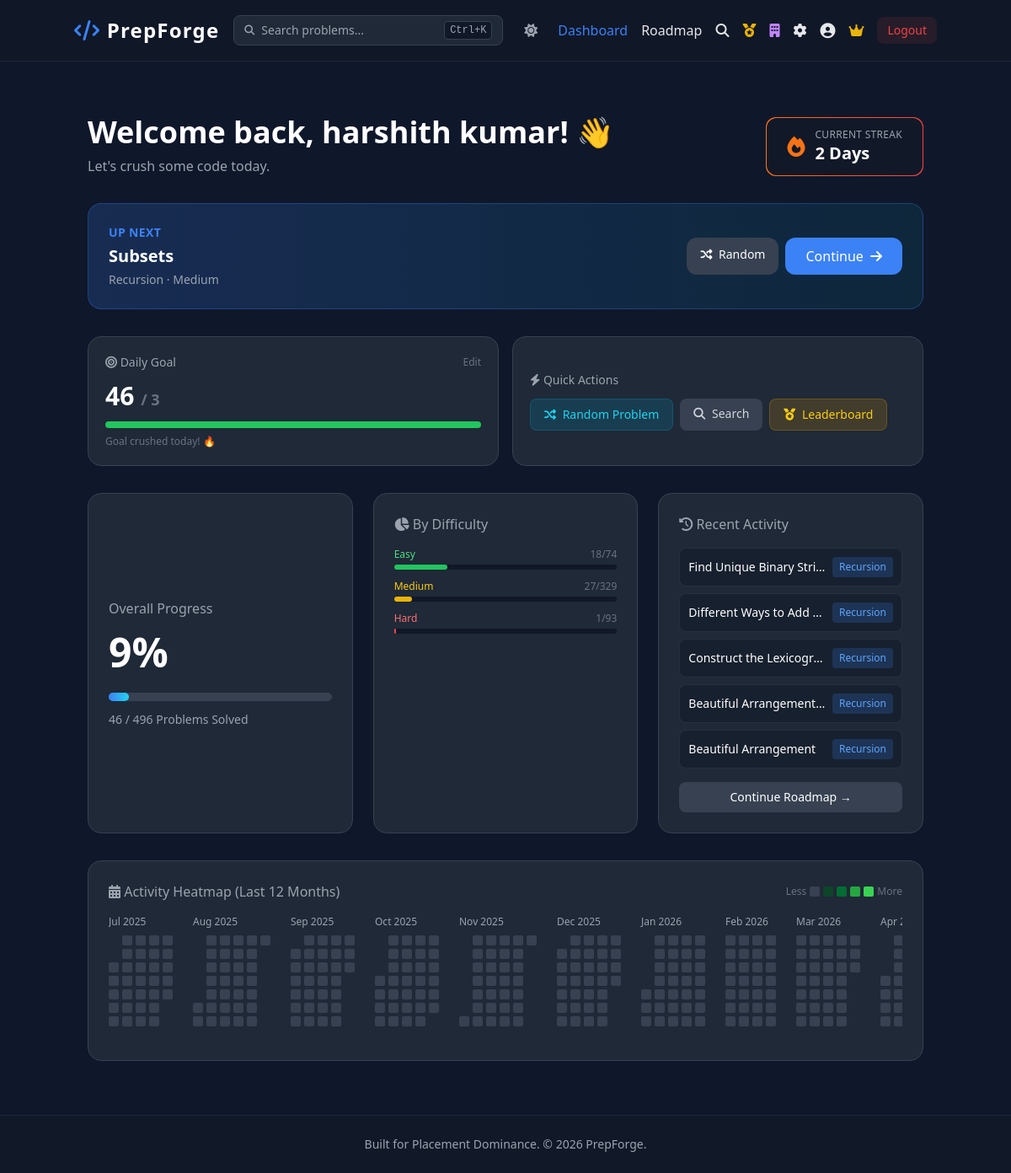
The app's page /dashboard (signed in) with its own data.
### tables this page shows
CREATE TABLE users (
                    id INTEGER PRIMARY KEY AUTOINCREMENT,
                    name TEXT NOT NULL,
                    email TEXT UNIQUE NOT NULL,
                    password TEXT NOT NULL,
                    is_admin BOOLEAN DEFAULT 0,
                    current_streak INTEGER DEFAULT 0,
                    last_active_date DATE
                 , daily_goal INTEGER DEFAULT 3);

CREATE TABLE problems (
                    id INTEGER PRIMARY KEY AUTOINCREMENT,
                    topic_id INTEGER NOT NULL,
                    title TEXT NOT NULL,
                    url TEXT NOT NULL,
                    difficulty TEXT NOT NULL,
                    company_tags TEXT,
                    FOREIGN KEY(topic_id) REFERENCES topics(id)
                 );

CREATE TABLE topics (
                    id INTEGER PRIMARY KEY AUTOINCREMENT,
                    name TEXT UNIQUE NOT NULL,
                    icon TEXT NOT NULL
                 );

### app.py (the view)
@app.route('/dashboard')
@login_required
def dashboard():
    conn = get_db()
    user_id = session['user_id']
    total_probs = conn.execute('SELECT COUNT(*) FROM problems').fetchone()[0]
    solved_probs = conn.execute(
        'SELECT COUNT(*) FROM user_progress WHERE user_id = ?', (user_id,)
    ).fetchone()[0]
    user_data = conn.execute(
        'SELECT current_streak, daily_goal FROM users WHERE id = ?', (user_id,)
    ).fetchone()
    daily_goal = user_data['daily_goal'] or 3
    today_solved = get_today_solved_count(conn, user_id)
    recent = conn.execute('''
        SELECT p.title, t.name as topic
        FROM user_progress up
        JOIN problems p ON up.problem_id = p.id
        JOIN topics t ON p.topic_id = t.id
        WHERE up.user_id = ?
        ORDER BY COALESCE(up.solved_at, up.date_solved) DESC
        LIMIT 5
    ''', (user_id,)).fetchall()
    next_problem = conn.execute('''
        SELECT p.id, p.title, p.difficulty, t.name as topic, t.id as topic_id
        FROM problems p
        JOIN topics t ON p.topic_id = t.id
        LEFT JOIN user_progress up ON p.id = up.problem_id AND up.user_id = ?
        WHERE up.problem_id IS NULL
        ORDER BY t.id, p.id
        LIMIT 1
    ''', (user_id,)).fetchone()
    difficulty_stats = get_difficulty_stats(conn, user_id)
    conn.close()
    progress = int((solved_probs / total_probs * 100) if total_probs > 0 else 0)
    return render_template(
        'dashboard.html',
        total=total_probs,
        solved=solved_probs,
        progress=progress,
        streak=user_data['current_streak'],
        recent=recent,
        next_problem=next_problem,
        difficulty_stats=difficulty_stats,
        daily_goal=daily_goal,
        today_solved=today_solved,
    )

### app.py (called while the page is built)
def get_db():
    conn = sqlite3.connect(DATABASE, timeout=15)
    conn.row_factory = sqlite3.Row
    return conn

def get_difficulty_stats(conn, user_id):
    rows = conn.execute('''
        SELECT p.difficulty,
               COUNT(*) as total,
               SUM(CASE WHEN up.problem_id IS NOT NULL THEN 1 ELSE 0 END) as solved
        FROM problems p
        LEFT JOIN user_progress up ON p.id = up.problem_id AND up.user_id = ?
        GROUP BY p.difficulty
    ''', (user_id,)).fetchall()
    return {row['difficulty']: {'total': row['total'], 'solved': row['solved']} for row in rows}

def get_today_solved_count(conn, user_id):
    return conn.execute('''
        SELECT COUNT(*) FROM user_progress
        WHERE user_id = ? AND date_solved = ?
    ''', (user_id, date.today().isoformat())).fetchone()[0]

@app.context_processor
def inject_globals():
    return {'current_year': datetime.now().year}

def login_required(f):
    @wraps(f)
    def decorated_function(*args, **kwargs):
        if 'user_id' not in session:
            flash('Please log in to access this page.', 'warning')
            return redirect(url_for('login'))
        return f(*args, **kwargs)
    return decorated_function

### templates/dashboard.html (shortened to what this page needs)
{% extends 'base.html' %}
{% block content %}
<div class="max-w-6xl mx-auto space-y-8 mt-8">
    <div class="flex flex-col md:flex-row justify-between items-start md:items-end gap-4">
        <div>
            <h1 class="text-4xl font-bold text-white">Welcome back, {{ session.name }}! 👋</h1>
            <p class="text-gray-400 mt-2">Let's crush some code today.</p>
        </div>
        <div class="bg-gradient-to-r from-orange-500 to-red-500 p-[1px] rounded-xl shrink-0">
            <div class="bg-gray-900 px-6 py-3 rounded-xl flex items-center gap-3">
                <i class="fas fa-fire text-orange-500 text-2xl"></i>
                <div>
                    <p class="text-xs text-gray-400 uppercase tracking-wide">Current Streak</p>
                    <p class="text-xl font-bold text-white">{{ streak }} Day{% if streak != 1 %}s{% endif %}</p>
                </div>
            </div>
        </div>
    </div>
    {% if next_problem %}
    <div class="bg-gradient-to-r from-brand/20 to-cyan-500/10 border border-brand/30 rounded-2xl p-6 flex flex-col md:flex-row justify-between items-start md:items-center gap-4">
        <div>
            <p class="text-brand text-sm font-semibold uppercase tracking-wide mb-1">Up Next</p>
            <h2 class="text-xl font-bold text-white">{{ next_problem.title }}</h2>
            <p class="text-gray-400 text-sm mt-1">{{ next_problem.topic }} · {{ next_problem.difficulty }}</p>
        </div>
        <div class="flex gap-2 shrink-0">
            <a href="{{ url_for('random_practice') }}" class="bg-gray-700 hover:bg-gray-600 text-white px-4 py-2.5 rounded-xl font-medium transition text-sm">
                <i class="fas fa-shuffle mr-1"></i> Random
            </a>
            <a href="{{ url_for('topic', topic_id=next_problem.topic_id) }}" class="bg-brand hover:bg-blue-600 text-white px-6 py-2.5 rounded-xl font-medium transition">
                Continue <i class="fas fa-arrow-right ml-1"></i>
            </a>
        </div>
    </div>
    {% endif %}
    <div class="grid grid-cols-1 sm:grid-cols-2 gap-4">
        <div class="bg-gray-800 p-5 rounded-2xl border border-gray-700">
            <div class="flex justify-between items-center mb-3">
                <h3 class="text-gray-400 font-medium text-sm"><i class="fas fa-bullseye"></i> Daily Goal</h3>
                <a href="{{ url_for('settings') }}" class="text-xs text-gray-500 hover:text-brand">Edit</a>
            </div>
            {% set goal_pct = (today_solved / daily_goal * 100)|int if daily_goal > 0 else 0 %}
            {% set goal_pct = [goal_pct, 100]|min %}
            <p class="text-3xl font-bold text-white">{{ today_solved }} <span class="text-lg text-gray-500">/ {{ daily_goal }}</span></p>
            <div class="w-full bg-gray-900 rounded-full h-2 mt-3">
                <div class="h-2 rounded-full transition-all {% if goal_pct >= 100 %}bg-green-500{% else %}bg-brand{% endif %}" style="width: {{ goal_pct }}%"></div>
            </div>
            <p class="text-xs text-gray-500 mt-2">
                {% if today_solved >= daily_goal %}Goal crushed today! 🔥{% else %}{{ daily_goal - today_solved }} more to hit today's goal{% endif %}
            </p>
        </div>
        <div class="bg-gray-800 p-5 rounded-2xl border border-gray-700 flex flex-col justify-center gap-3">
            <h3 class="text-gray-400 font-medium text-sm"><i class="fas fa-bolt"></i> Quick Actions</h3>
            <div class="flex flex-wrap gap-2">
                <a href="{{ url_for('random_practice') }}" class="bg-cyan-600/20 text-cyan-400 border border-cyan-600/30 px-4 py-2 rounded-lg text-sm hover:bg-cyan-600/30 transition">
                    <i class="fas fa-shuffle mr-1"></i> Random Problem
                </a>
                <a href="{{ url_for('search') }}" class="bg-gray-700 text-gray-300 px-4 py-2 rounded-lg text-sm hover:bg-gray-600 transition">
                    <i class="fas fa-search mr-1"></i> Search
                </a>
                <a href="{{ url_for('leaderboard') }}" class="bg-yellow-600/20 text-yellow-400 border border-yellow-600/30 px-4 py-2 rounded-lg text-sm hover:bg-yellow-600/30 transition">
                    <i class="fas fa-medal mr-1"></i> Leaderboard
                </a>
            </div>
        </div>
    </div>
    <div class="grid grid-cols-1 md:grid-cols-3 gap-6">
        <div class="bg-gray-800 p-6 rounded-2xl border border-gray-700 flex flex-col justify-center">
            <h3 class="text-gray-400 font-medium">Overall Progress</h3>
            <div class="mt-4 flex items-end gap-2">
                <span class="text-5xl font-bold text-white">{{ progress }}%</span>
            </div>
            <div class="w-full bg-gray-700 rounded-full h-2.5 mt-6">
                <div class="bg-gradient-to-r from-blue-500 to-cyan-400 h-2.5 rounded-full transition-all duration-500" style="width: {{ progress }}%"></div>
            </div>
            <p class="text-sm text-gray-400 mt-3">{{ solved }} / {{ total }} Problems Solved</p>
        </div>
        <div class="bg-gray-800 p-6 rounded-2xl border border-gray-700">
            <h3 class="text-gray-400 font-medium mb-4"><i class="fas fa-chart-pie"></i> By Difficulty</h3>
            <div class="space-y-3">
                {% for diff, color in [('Easy', 'green'), ('Medium', 'yellow'), ('Hard', 'red')] %}
                    {% set stat = difficulty_stats.get(diff, {'total': 0, 'solved': 0}) %}
                    {% set pct = (stat.solved / stat.total * 100)|int if stat.total > 0 else 0 %}
                    <div>
                        <div class="flex justify-between text-xs mb-1">
                            <span class="text-{{ color }}-400">{{ diff }}</span>
                            <span class="text-gray-500">{{ stat.solved }}/{{ stat.total }}</span>
                        </div>
                        <div class="w-full bg-gray-900 rounded-full h-1.5">
                            <div class="bg-{{ color }}-500 h-1.5 rounded-full" style="width: {{ pct }}%"></div>
                        </div>
                    </div>
                {% endfor %}
            </div>
        </div>
        <div class="bg-gray-800 p-6 rounded-2xl border border-gray-700">
            <h3 class="text-gray-400 font-medium mb-4"><i class="fas fa-history"></i> Recent Activity</h3>
            {% if recent %}
                <ul class="space-y-2">
                    {% for item in recent %}
                        <li class="flex justify-between items-center p-2.5 bg-gray-900/50 rounded-lg border border-gray-700/50">
                            <span class="text-white font-medium text-sm truncate mr-2">{{ item.title }}</span>
                            <span class="text-xs bg-blue-500/20 text-blue-400 px-2 py-1 rounded shrink-0">{{ item.topic }}</span>
                        </li>
                    {% endfor %}
                </ul>
            {% else %}
                <p class="text-gray-500 italic text-sm bg-gray-900/30 p-4 rounded-lg border border-gray-800">No problems solved yet. Time to get started!</p>
            {% endif %}
            <a href="{{ url_for('roadmap') }}" class="mt-4 inline-block w-full text-center bg-gray-700 hover:bg-gray-600 text-white py-2 rounded-lg transition font-medium text-sm">Continue Roadmap &rarr;</a>
        </div>
    </div>
    <div class="bg-gray-800 p-6 rounded-2xl border border-gray-700">
        <div class="flex justify-between items-center mb-4">
            <h3 class="text-gray-400 font-medium"><i class="fas fa-calendar-alt"></i> Activity Heatmap (Last 12 Months)</h3>
            <div class="flex items-center gap-1 text-xs text-gray-500">
                <span>Less</span>
                <div class="w-3 h-3 rounded-sm" style="background:#374151"></div>
                <div class="w-3 h-3 rounded-sm" style="background:#0e4429"></div>
                <div class="w-3 h-3 rounded-sm" style="background:#006d32"></div>
                <div class="w-3 h-3 rounded-sm" style="background:#26a641"></div>
                <div class="w-3 h-3 rounded-sm" style="background:#39d353"></div>
                <span>More</span>
            </div>
        </div>
        <div class="overflow-x-auto pb-4 custom-scrollbar">
            <div id="heatmap-container" class="flex gap-6 w-max"></div>
        </div>
    </div>
</div>
{% endblock %}

### static/css/custom.css (style rules this page uses)
:root { --square-size: 12px; --square-gap: 4px; --level-0: #374151; --level-1: #0e4429; --level-2: #006d32; --level-3: #26a641; --level-4: #39d353; }
body { font-family: 'Inter', system-ui, -apple-system, sans-serif; }

### records on screen
users: name "harshith kumar"
problems: title "Subsets", difficulty "Medium"
topics: topic "Recursion"
problems: title "Find Unique Binary Stri…", topic "Recursion"
problems: title "Different Ways to Add…", topic "Recursion"
problems: title "Construct the Lexicogr…", topic "Recursion"
problems: title "Beautiful Arrangement II", topic "Recursion"
problems: title "Beautiful Arrangement", topic "Recursion"

### other values on screen
{{ streak }} "2"
{{ today_solved }} "46"
{{ daily_goal }} "3"
{{ progress }} "9"
{{ solved }} "46"
{{ total }} "496"
{{ diff }} "Easy" "Medium" "Hard"
{{ stat.solved }} "18" "27" "1"
{{ stat.total }} "74" "329" "93"
